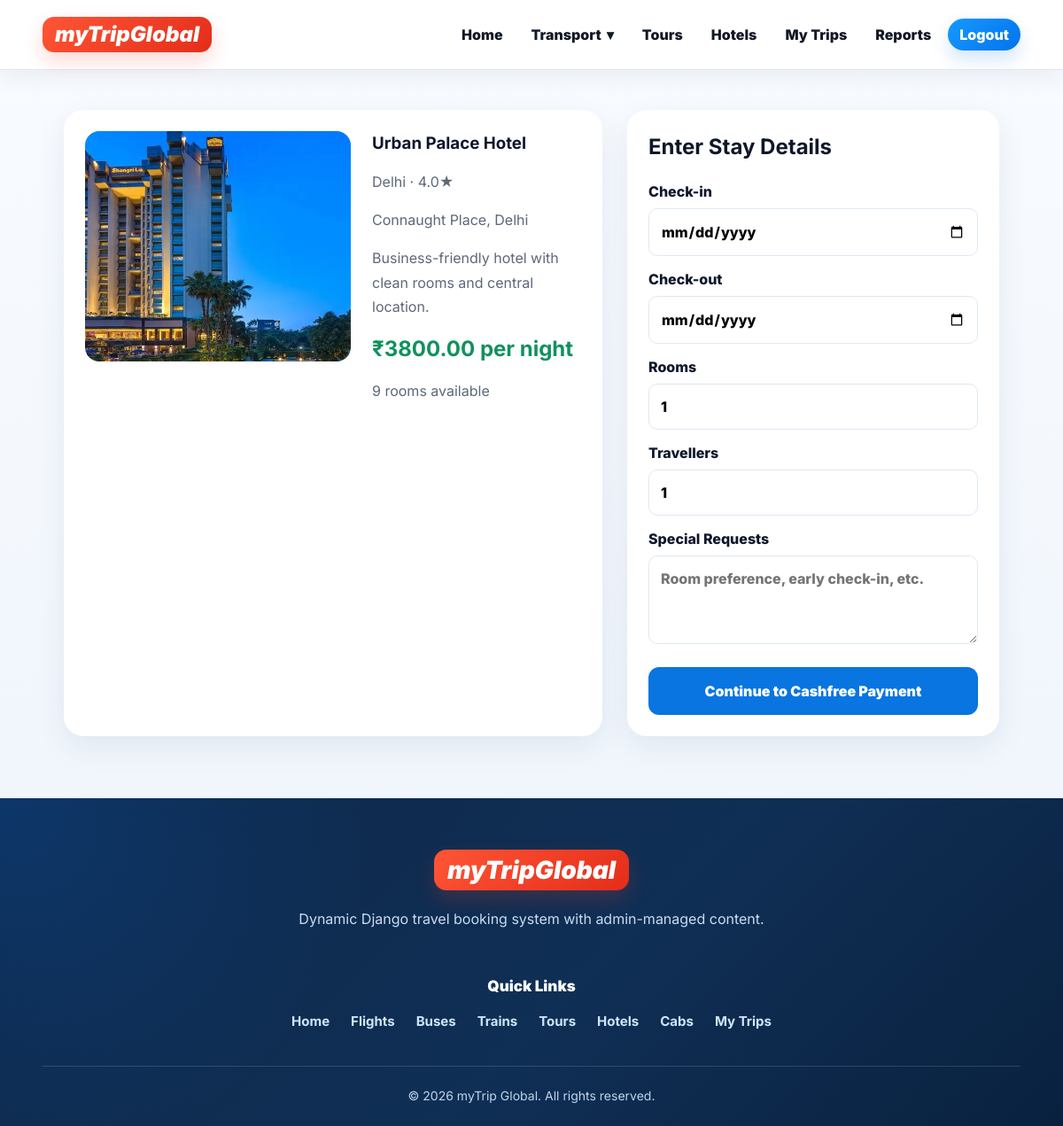
Screenshot of /hotels/2/ (signed in) with the database file from the repository.
### booking/models.py (models this page shows, shortened)
class SiteSetting(models.Model):
    site_name = models.CharField(max_length=100, default='myTrip Global')
    logo_text = models.CharField(max_length=40, default='myTrip')
    tagline = models.CharField(max_length=150, blank=True, default="")
    hero_title = models.CharField(max_length=180, default='Book flights, buses, trains, hotels, tours and cabs in one place')
    hero_subtitle = models.TextField(default='Search travel, select seats, choose packages and pay securely online with Cashfree.')
    hero_image = models.ImageField(upload_to='site/', blank=True, null=True)
    support_email = models.EmailField(blank=True)
    support_phone = models.CharField(max_length=25, blank=True)
    footer_about = models.TextField(default='Book flights, buses, trains, tour packages, hotels and cabs from one trusted travel platform.')
    instagram_url = models.URLField(blank=True)
    twitter_url = models.URLField(blank=True)
    facebook_url = models.URLField(blank=True)
    is_active = models.BooleanField(default=True)
    updated_at = models.DateTimeField(auto_now=True)
    class Meta:
        verbose_name = 'Site Setting'
        verbose_name_plural = 'Site Settings'
    @classmethod
    def load(cls):
        return cls.objects.filter(is_active=True).order_by('-updated_at').first() or cls()

class Hotel(models.Model):
    name = models.CharField(max_length=130)
    city = models.CharField(max_length=80)
    address = models.CharField(max_length=255)
    description = models.TextField(blank=True)
    price_per_night = models.DecimalField(max_digits=10, decimal_places=2)
    rooms_available = models.PositiveIntegerField(default=10)
    rating = models.DecimalField(max_digits=3, decimal_places=1, default=4.0)
    image = models.ImageField(upload_to='hotels/', blank=True, null=True)
    is_active = models.BooleanField(default=True)
    class Meta:
        ordering = ['city', 'price_per_night']

### booking/views.py (the view)
# urls.py: path('hotels/<int:pk>/', views.hotel_detail, name='hotel_detail'),
@login_required
def hotel_detail(request, pk):
    hotel = get_object_or_404(Hotel, pk=pk, is_active=True)
    if request.method == 'POST':
        form = HotelBookingForm(request.POST)
        if form.is_valid():
            check_in = form.cleaned_data['check_in']
            check_out = form.cleaned_data['check_out']
            nights = (check_out - check_in).days
            rooms = form.cleaned_data['rooms']
            if rooms > hotel.rooms_available:
                messages.error(request, 'Requested rooms are not available.')
            else:
                with transaction.atomic():
                    hotel = Hotel.objects.select_for_update().get(pk=hotel.pk)
                    if rooms > hotel.rooms_available:
                        messages.error(request, 'Requested rooms are no longer available.')
                    else:
                        total = hotel.price_per_night * Decimal(nights) * Decimal(rooms)
                        booking = Booking.objects.create(
                            user=request.user,
                            booking_type='hotel',
                            hotel=hotel,
                            travellers=form.cleaned_data['travellers'],
                            check_in=check_in,
                            check_out=check_out,
                            rooms=rooms,
                            special_requests=form.cleaned_data.get('special_requests', ''),
                            total_amount=total,
                            status='pending',
                            payment_status='pending',
                        )
                        hotel.rooms_available -= rooms
                        hotel.save(update_fields=['rooms_available'])
                        Payment.objects.create(booking=booking, amount=total, method='Cashfree', status='pending')
                        messages.info(request, 'Hotel rooms reserved. Complete Cashfree payment to confirm.')
                        return redirect('payment_checkout', booking_id=booking.id)
    else:
        form = HotelBookingForm()
    return render(request, 'hotel_detail.html', {'hotel': hotel, 'form': form})

### booking/forms.py (shortened to what this page needs)
class HotelBookingForm(forms.Form):
    check_in = forms.DateField(widget=forms.DateInput(attrs={'type': 'date'}))
    check_out = forms.DateField(widget=forms.DateInput(attrs={'type': 'date'}))
    rooms = forms.IntegerField(min_value=1, max_value=5, initial=1)
    travellers = forms.IntegerField(min_value=1, max_value=10, initial=1)
    special_requests = forms.CharField(required=False, widget=forms.Textarea(attrs={'rows': 3, 'placeholder': 'Room preference, early check-in, etc.'}))

### booking/context_processors.py (called while the page is built)
def global_site_data(request):
    try:
        return {
            'site_settings': SiteSetting.load(),
            'footer_links': FooterLink.objects.filter(is_active=True)[:8],
        }
    except Exception:
        return {
            'site_settings': SiteSetting(),
            'footer_links': [],
        }

### booking/templates/hotel_detail.html (shortened to what this page needs)
{% extends 'base.html' %}
{% load static %}
{% block extra_css %}<link rel="stylesheet" href="{% static 'css/hotel_detail.css' %}?v=12.0">{% endblock %}
{% block content %}
<section class="book-detail">
    <article class="info-card">
        {% if hotel.image %}<img src="{{ hotel.image.url }}" alt="{{ hotel.name }}">{% else %}<div class="image-fallback">Hotel</div>{% endif %}
        <div>
            <h1>{{ hotel.name }}</h1>
            <p>{{ hotel.city }} · {{ hotel.rating }}★</p>
            <p>{{ hotel.address }}</p>
            <p>{{ hotel.description|default:'Comfortable stay with instant booking confirmation.' }}</p>
            <strong>₹{{ hotel.price_per_night }} per night</strong>
            <p>{{ hotel.rooms_available }} rooms available</p>
        </div>
    </article>
    <form class="booking-form" method="post">
        <h2>Enter Stay Details</h2>
        <label>Check-in {{ form.check_in }}</label>
        <label>Check-out {{ form.check_out }}</label>
        <label>Rooms {{ form.rooms }}</label>
        <label>Travellers {{ form.travellers }}</label>
        <label>Special Requests {{ form.special_requests }}</label>
        <button type="submit">Continue to Cashfree Payment</button>
    </form>
</section>
{% endblock %}

### booking/templates/base.html (shortened to what this page needs)
{% load static %}
<!doctype html>
<html lang="en">
<head>
    <link rel="stylesheet" href="{% static 'css/base.css' %}?v=25.0">
    {% block extra_css %}{% endblock %}
</head>
<body>
<header class="site-header">
    <div class="header-inner">
        <a class="brand" href="{% url 'home' %}" aria-label="Home">
            <span class="brand-mark">
                {{ site_settings.logo_text|default:'myTripGlobal' }}
            </span>
        </a>
        <nav class="main-nav" aria-label="Main navigation">
            <a href="{% url 'home' %}">Home</a>
            <details class="nav-dropdown">
                <summary>
                    Transport <span>▾</span>
                </summary>
            </details>
            <a href="{% url 'tour_list' %}">Tours</a>
            <a href="{% url 'hotel_list' %}">Hotels</a>
            {% if user.is_authenticated %}
                <a href="{% url 'my_bookings' %}">My Trips</a>
                {% if user.is_staff or user.is_superuser %}
                    <a href="{% url 'staff_reports' %}">Reports</a>
                {% endif %}
                <form class="logout-form" method="post" action="{% url 'logout' %}">
                    <button type="submit">Logout</button>
                </form>
            {% else %}
                <a class="login-link" href="{% url 'login' %}">Login</a>
                <a class="signup-link" href="{% url 'signup' %}">Sign up</a>
            {% endif %}
        </nav>
    </div>
</header>
<main>
    {% block content %}{% endblock %}
</main>
<footer class="site-footer">
    <div class="footer-inner footer-modern">
        <div class="footer-brand">
            <a class="brand footer-logo" href="{% url 'home' %}" aria-label="Home">
                <span class="brand-mark">
                    {{ site_settings.logo_text|default:'myTripGlobal' }}
                </span>
            </a>
            <p>
                {{ site_settings.footer_about|default:'Dynamic Django travel booking system with admin-managed content.' }}
            </p>
        </div>
        <div class="footer-menu">
            <h4>Quick Links</h4>
            <div class="footer-link-row">
                <a href="{% url 'home' %}">Home</a>
                <a href="{% url 'flight_list' %}">Flights</a>
                <a href="{% url 'bus_list' %}">Buses</a>
                <a href="{% url 'train_list' %}">Trains</a>
                <a href="{% url 'tour_list' %}">Tours</a>
                <a href="{% url 'hotel_list' %}">Hotels</a>
                <a href="{% url 'cab_list' %}">Cabs</a>
                {% if user.is_authenticated %}
                    <a href="{% url 'my_bookings' %}">My Trips</a>
                {% endif %}
            </div>
        </div>
    </div>
    <div class="footer-bottom">
        <span>
            © 2026 {{ site_settings.site_name|default:'myTrip Global' }}. All rights reserved.
        </span>
    </div>
</footer>
</body>
</html>

### booking/static/css/base.css (style rules this page uses)
:root { --primary: #0b7cff; --primary-600: #0067df; --primary-dark: #063a83; --accent: #ef3f2e; --success: #08985d; --warning: #b7791f; --danger: #d92d20; --ink: #0f172a; --text: #334155; --muted: #64748b; --line: #dce6f2; --soft: #f1f7ff; --bg: #f4f8fc; --card: #ffffff; --shadow: 0 18px 45px rgba(15, 35, 66, .12); --shadow-sm: 0 8px 24px rgba(15, 35, 66, .08); --radius: 24px; --container: min(1180px, 92vw); }
* { box-sizing: border-box; }
html { scroll-behavior: smooth; }
body { margin: 0; font-family: Inter, system-ui, -apple-system, BlinkMacSystemFont, "Segoe UI", Roboto, Arial, sans-serif; background: linear-gradient(180deg, #f8fbff 0%, #eef4fb 100%); color: var(--ink); line-height: 1.5; }
a { color: inherit; text-decoration: none; }
img { display: block; max-width: 100%; }
button, input, select, textarea { font: inherit; }
button { cursor: pointer; }
main { min-height: 62vh; }
.site-header { position: sticky; top: 0; z-index: 1000; background: rgba(255, 255, 255, .97); backdrop-filter: blur(14px); border-bottom: 1px solid rgba(226, 232, 240, .95); box-shadow: 0 8px 24px rgba(15, 35, 66, .06); }
.header-inner { width: var(--container); margin: 0 auto; min-height: 78px; display: flex; align-items: center; justify-content: space-between; gap: 24px; }
.brand { display: inline-flex; align-items: center; gap: 12px; min-width: max-content; }
.brand-mark { display: inline-flex; align-items: center; justify-content: center; background: linear-gradient(135deg, #ff5535, #e42d1a); color: #ffffff; border-radius: 13px; padding: 8px 14px; font-size: 24px; line-height: 1; font-weight: 900; font-style: italic; box-shadow: 0 10px 22px rgba(239, 63, 46, .2); }
.main-nav { display: flex; align-items: center; justify-content: flex-end; gap: 6px; flex-wrap: wrap; }
.main-nav > a, .logout-form button { border: 0; background: transparent; color: #111827; border-radius: 999px; padding: 10px 13px; font-weight: 850; line-height: 1; transition: .18s ease; }
.main-nav .login-link, .main-nav .signup-link, .logout-form button { background: linear-gradient(135deg, #1599ff, #0473ed); color: #ffffff; box-shadow: 0 10px 20px rgba(11, 124, 255, .18); }
.logout-form { margin: 0; }
.nav-dropdown { position: relative; display: inline-flex; align-items: center; }
.nav-dropdown summary { list-style: none; border: 0; background: transparent; color: #111827; border-radius: 999px; padding: 10px 13px; font-weight: 850; line-height: 1; cursor: pointer; transition: .18s ease; display: inline-flex; align-items: center; gap: 6px; }
.site-footer { background: radial-gradient(circle at top left, rgba(11, 124, 255, .18), transparent 34%), linear-gradient(135deg, #0d2748 0%, #102f55 55%, #09213f 100%); color: #dcecff; padding: 58px 0 24px; margin-top: 70px; }
.footer-inner { width: var(--container); margin: 0 auto; }
.footer-modern { display: flex; flex-direction: column; gap: 34px; }
.footer-brand { text-align: center; max-width: 780px; margin: 0 auto; }
.footer-brand .footer-logo { display: inline-flex; justify-content: center; margin-bottom: 18px; }
.footer-brand .brand-mark { font-size: 28px; padding: 9px 15px; border-radius: 14px; }
.footer-brand p { margin: 0 auto; max-width: 720px; color: #c7dcf4; font-size: 16px; line-height: 1.75; }
.footer-menu { text-align: center; }
.footer-menu h4 { color: #ffffff; font-size: 17px; font-weight: 900; margin: 0 0 16px; }
.footer-link-row { display: flex; justify-content: center; align-items: center; gap: 14px 24px; flex-wrap: wrap; }
.footer-link-row a { color: #cfe5ff; font-size: 15px; font-weight: 700; transition: .2s ease; }
.footer-bottom { width: var(--container); margin: 38px auto 0; padding-top: 22px; border-top: 1px solid rgba(255, 255, 255, .14); text-align: center; color: #bdd5ef; font-size: 14px; }

### rows the page displays
SiteSetting: logo_text "myTripGlobal", footer_about "Dynamic Django travel booking system with admin-managed content.", site_name "myTrip Global"
Hotel: image (picture), name "Urban Palace Hotel", city "Delhi", rating "4.0", address "Connaught Place, Delhi", description "Business-friendly hotel with clean rooms and central location.", price_per_night "3800.00", rooms_available "9"
